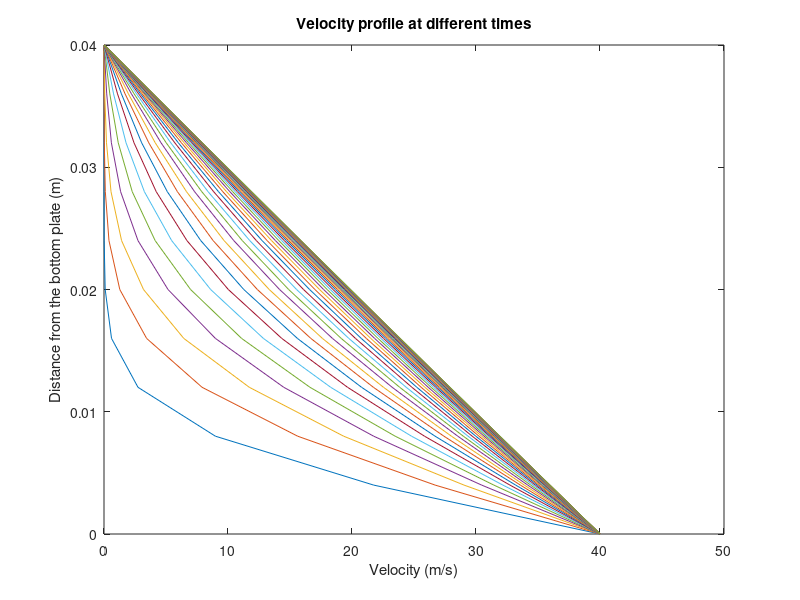

Write the MATLAB code that produced this figure.
%PROJECT 1 - ANALYTICAL SOLUTION


clear;
clc;

%Part 1)
%PARAMETERS
h = 0.04;                   %distance between two parallel plates extended to infinity [m]
nu = 0.000217;              %kinematic viscosity [m^2/s]
U_0 = 40;                   %velocity of lower plate [m/s]
N=11;                     %number of grid points


%TIME = .1 [s]
for t=0.1:.1:4;
del_y = h/(N-1);                  %grid point increment
eta_1 = h/(2*sqrt(nu*t));
i=1
    for y=0:del_y:h
        Y(i) = y
        eta  = y/(2*sqrt(nu*t)) 
            for n = 1:10
                A(n) = erfc((2*(n-1)*eta_1)+eta)
                B(n) = erfc((2*(n)*eta_1)-eta)
            end
        X=sum(A)
        Z=sum(B)
        U(i)=U_0*(X-Z)
        i=i+1
    end     
    
plot(U,Y)
hold on
end

 
title('Velocity profile at different times')
xlabel('Velocity (m/s)')
ylabel('Distance from the bottom plate (m)')
        

